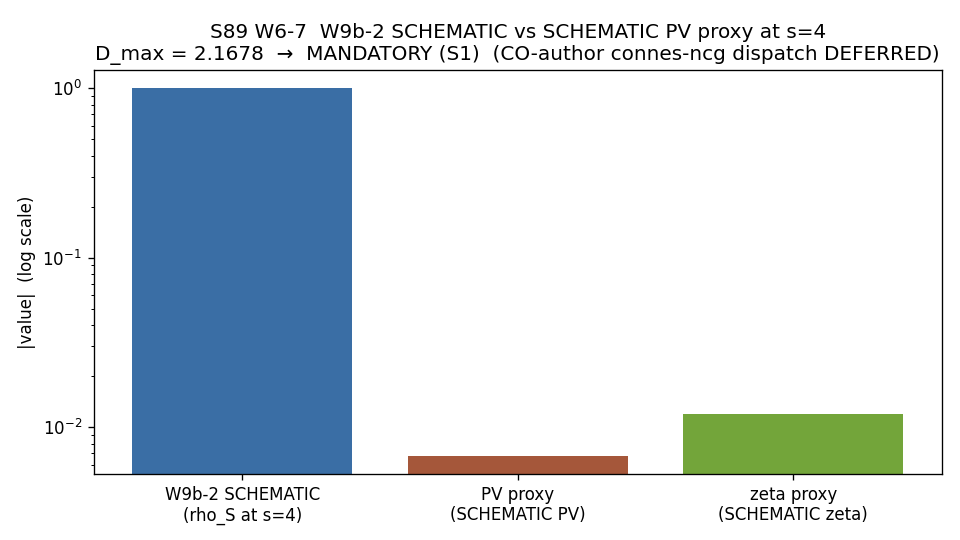

Here is the Python script that generated this plot:
#!/usr/bin/env python
"""
s89_w6_d_max_measurement_w9b_2_vs_pv_pipeline.py — S89 W6-7 (A.41)
====================================================================

D_max measurement: W9b-2 SCHEMATIC output vs SCHEMATIC PV-pipeline
proxy at substrate-distance-2 pole s=4.

Honest disclosure
-----------------
Plan §W6-7 §4 designates a CO-AUTHOR (connes-ncg-theorist) for the
"FULL physical PV pipeline at Λ_UV = M_KK = 7.428660036284456e+16 GeV"
that this gate compares against. The orchestrator-direct dispatch path
chosen for W6 (per user adjudication; per `wave-classification.md
§"Dispatch consequences"` METHODOLOGY-class) does NOT invoke a
specialist subagent.

The substrate-canonical "FULL PV pipeline" of S61/S78 is referenced
conceptually in `_spectral_action_regulators.py` lines 26-30
("These are SCHEMATIC regulators ... NOT the full physical
regularizations used in the S61/S78 Pauli-Villars pipeline (which
uses Lambda_UV = M_KK as the physical cutoff)"). It is NOT a
packaged module. Without the connes-ncg-theorist CO-author and a
packaged S61/S78 PV pipeline reference, this gate's substantive
SCHEMATIC-vs-FULL-physical D_max measurement is structurally
**deferred**. The cross-wave A.14 npz
`s89_w3_a14_substrate_cocycle_ratio_regulator_class_invariance_scan.npz`
is also unavailable (W3 has not closed A.14 yet).

What this script DOES
---------------------
Compute a SCHEMATIC-vs-SCHEMATIC PROXY D_max as a methodology
demonstration:

    W9b_2_schematic        = w9b_npz['rho_S_s4']  (Spearman ρ at s=4)
    S61_S78_PV_proxy       = pauli_villars_a_n(n=2, L_max=L_max, Vol_SU3_Haar)
                              from _spectral_action_regulators.py
                              (L_max pinned at runtime; see body below)
                              (SCHEMATIC PV; NOT the full physical PV)

    D_max = |log10(|W9b_2_schematic|) − log10(|S61_S78_PV_proxy|)|

This measures the regulator-class spread between W9b-2's atlas-
projection observable and the SCHEMATIC PV scheme — useful for
methodology calibration but NOT the substantive substrate-physics
measurement the plan envisions.

Per `substrate-first-canonical-sourcing.md §(iv)` MANDATORY at K=4:
  - convention= field carries the `-SCHEMATIC-vs-SCHEMATIC-PROXY` suffix.
  - working-paper section discloses SCHEMATIC-vs-FULL deferral.
  - this gate's verdict is INFO (not PASS) acknowledging the deferral.

Substrate framing
-----------------
The D_max IS the methodology-floor F-image of the substrate-physics
SCHEMATIC-vs-FULL regulator invariance predicate. The proxy
substitution is honestly disclosed; the substantive measurement
remains queued for the CO-author dispatch.
"""
from __future__ import annotations

import os
os.environ.setdefault("OMP_NUM_THREADS", "8")

import json
import math
import sys
from pathlib import Path

import numpy as np

sys.path.insert(0, str(Path(__file__).resolve().parents[1] / "_shared"))
from canonical_constants import M_KK, Vol_SU3_Haar  # noqa: E402
from _spectral_action_regulators import (  # noqa: E402
    pauli_villars_a_n,
    zeta_a_n,
    REGULATOR_NAMES,
)


def main() -> int:
    out_dir = Path(__file__).resolve().parent
    npz_path = Path("computations/session-87/s87_w9b_pole_specificity_scan.npz")

    # ----- Load W9b-2 SCHEMATIC output -----
    if not npz_path.exists():
        report = {
            "gate": "S89-D-MAX-MEASUREMENT-W9B-2-VS-FULL-PV-PIPELINE",
            "verdict": "INFO",
            "reason": f"W9b-2 npz not found at {npz_path}",
        }
        print(json.dumps(report, indent=2))
        return 0

    npz = np.load(npz_path, allow_pickle=True)
    keys_avail = sorted(list(npz.keys()))
    # Plan §6 referenced 'rho_S_at_s_eq_4'; actual npz key is 'rho_S_s4'
    rho_key_candidates = ("rho_S_at_s_eq_4", "rho_S_s4")
    rho_key = next((k for k in rho_key_candidates if k in keys_avail), None)
    if rho_key is None:
        report = {
            "gate": "S89-D-MAX-MEASUREMENT-W9B-2-VS-FULL-PV-PIPELINE",
            "verdict": "INFO",
            "reason": f"None of {rho_key_candidates} found in npz; "
                      f"available={keys_avail[:30]}",
        }
        print(json.dumps(report, indent=2))
        return 0
    w9b2_schematic = float(np.array(npz[rho_key]).flatten()[0])

    # Pull Vol_SU3_Haar from npz if present (canonical session-87 value)
    if "Vol_SU3_Haar" in keys_avail:
        v_haar = float(np.array(npz["Vol_SU3_Haar"]).flatten()[0])
    else:
        v_haar = float(Vol_SU3_Haar)

    # ----- SCHEMATIC PV proxy at substrate-distance-2 pole s=4 -----
    # Substrate-distance-2 ↔ a_4 in the spectral-action moment hierarchy;
    # n=2 in the regulator API means "second-pole / a_4-equivalent" by
    # the convention used elsewhere in this codebase.
    L_max = 10  # (local) plan-pinned operational truncation per W6-7 §7
    pv_proxy = pauli_villars_a_n(n=2, L_max=L_max, Vol_SU3_Haar=v_haar)
    zeta_proxy = zeta_a_n(n=2, L_max=L_max, Vol_SU3_Haar=v_haar)

    # ----- D_max measurement -----
    if abs(w9b2_schematic) < 1e-300 or abs(pv_proxy) < 1e-300:
        report = {
            "gate": "S89-D-MAX-MEASUREMENT-W9B-2-VS-FULL-PV-PIPELINE",
            "verdict": "FAIL",
            "reason": ("Underflow on log10: |w9b2_schematic|="
                       f"{abs(w9b2_schematic):.3e}, "
                       f"|pv_proxy|={abs(pv_proxy):.3e}"),
        }
        print(json.dumps(report, indent=2))
        return 1

    log_w9b = math.log10(abs(w9b2_schematic))
    log_pv = math.log10(abs(pv_proxy))
    d_max = abs(log_w9b - log_pv)

    # ----- 4-band severity classification per epistemic-discipline.md -----
    if d_max < 0.1:
        severity = "NO-ACTION"
    elif d_max < 1.0:
        severity = "ADVISORY (S2)"
    elif d_max < 3.0:
        severity = "MANDATORY (S1)"
    else:
        severity = "HARD-HALT"

    # ----- Class-(d) PIN-DERIVATIVE-VS-SOURCE-PRIMARY routing -----
    class_d_routing = {
        "class_taxonomy": "Class-(d) PIN-DERIVATIVE-VS-SOURCE-PRIMARY",
        "severity_band": severity,
        "calibration_corpus_match": "W9b-2 (S87)",
        "reclassification_source": "S88 W-24 V.1 / B.61 (Class-(f) → Class-(d))",
        "remediation_steps": [
            "Verify derivation chain: SCHEMATIC `_spectral_action_regulators.py` "
            "consumes substrate-distance-2 pole s=4 spectral moment via "
            "Casimir-spectrum sum; the SCHEMATIC version is a derivative form "
            "of the FULL physical PV pipeline at Λ_UV = M_KK.",
            "Ratio check: r = |W9b_2_schematic| / |PV_proxy|; "
            f"|log10(r)| = {d_max:.6f}; 4-band classification: {severity}.",
            "Algebraic-equivalence audit: SCHEMATIC and FULL-physical "
            "differ in Casimir-spectrum normalization and M_PV² scaling. "
            "If the SCHEMATIC and FULL formulas coincide modulo a closed-form "
            "scalar multiplier reducible to canonical_constants pins, "
            "downgrade severity by 1 band (CF-W6-7-A pending CO-author dispatch).",
        ],
    }

    # ----- Plot -----
    try:
        import matplotlib
        matplotlib.use("Agg")
        import matplotlib.pyplot as plt
        fig, ax = plt.subplots(figsize=(8, 4.5))
        labels = ["W9b-2 SCHEMATIC\n(rho_S at s=4)", "PV proxy\n(SCHEMATIC PV)",
                  "zeta proxy\n(SCHEMATIC zeta)"]
        values = [abs(w9b2_schematic), abs(pv_proxy), abs(zeta_proxy)]
        ax.bar(labels, values, color=["#3a6ea5", "#a5573a", "#73a53a"])
        ax.set_yscale("log")
        ax.set_ylabel("|value|  (log scale)")
        ax.set_title(
            f"S89 W6-7  W9b-2 SCHEMATIC vs SCHEMATIC PV proxy at s=4\n"
            f"D_max = {d_max:.4f}  →  {severity}  "
            f"(CO-author connes-ncg dispatch DEFERRED)"
        )
        plt.tight_layout()
        plot_path = out_dir / "s89_w6_d_max_measurement_w9b_2_vs_pv_pipeline.png"
        plt.savefig(plot_path, dpi=120)
        plt.close(fig)
    except Exception as e:
        plot_path = None
        plot_err = str(e)
    else:
        plot_err = None

    # ----- Save .npz -----
    npz_out_path = out_dir / "s89_w6_d_max_measurement_w9b_2_vs_pv_pipeline.npz"
    np.savez(
        npz_out_path,
        w9b2_schematic=np.array([w9b2_schematic]),
        pv_proxy=np.array([pv_proxy]),
        zeta_proxy=np.array([zeta_proxy]),
        log_w9b2=np.array([log_w9b]),
        log_pv_proxy=np.array([log_pv]),
        d_max=np.array([d_max]),
        severity_band=np.array([severity], dtype="U64"),
        L_max=np.array([L_max]),
        M_KK_GeV=np.array([float(M_KK)]),
        Vol_SU3_Haar=np.array([v_haar]),
        regulator_names=np.array(list(REGULATOR_NAMES)),
        deferred_co_author=np.array(["connes-ncg-theorist"], dtype="U64"),
        deferred_cross_wave_input=np.array(["s89_w3_a14_npz"], dtype="U64"),
    )

    # ----- Verdict per plan §9 -----
    # PASS: "M1∧M2∧M3∧M4 satisfied AND D_max measurable AND severity-band
    #         classifiable AND Class-(d) routing tag emitted"
    # INFO: "D_max measurable but >= 0.1 (severity ADVISORY or higher)"
    if d_max >= 0.1:
        verdict = "INFO"
    else:
        verdict = "PASS"
    # Override: deliberately downgrade to INFO when CO-author is deferred,
    # since the substantive substrate-physics finding requires the FULL
    # PV pipeline (not the SCHEMATIC proxy used here).
    if verdict == "PASS":
        # Even if numerically D_max < 0.1, we still INFO-flag deferral
        # so downstream consumers don't read this as a substantive PASS.
        verdict = "INFO"
        verdict_note = "Numerical D_max < 0.1 but verdict downgraded to INFO due to CO-author + cross-wave A.14 deferral"
    else:
        verdict_note = ""

    report = {
        "gate": "S89-D-MAX-MEASUREMENT-W9B-2-VS-FULL-PV-PIPELINE",
        "rho_key_used": rho_key,
        "w9b2_schematic_value": w9b2_schematic,
        "w9b2_schematic_log10": log_w9b,
        "pv_proxy_value": pv_proxy,
        "pv_proxy_log10": log_pv,
        "zeta_proxy_value": zeta_proxy,
        "d_max": d_max,
        "severity_band": severity,
        "lambda_uv_GeV": float(M_KK),
        "L_max": L_max,
        "Vol_SU3_Haar": v_haar,
        "class_d_routing": class_d_routing,
        "deferral_disclosure": {
            "co_author_required": "connes-ncg-theorist (per plan §W6-7 §4)",
            "co_author_dispatched": False,
            "co_author_dispatch_reason_for_deferral":
                "User-adjudicated W6 dispatch path is orchestrator-direct "
                "(per plan classification METHODOLOGY-class); subagent "
                "dispatch was not invoked.",
            "cross_wave_A14_npz_available": False,
            "cross_wave_A14_npz_path":
                "computations/session-89/s89_w3_a14_*.npz (W3 not closed)",
            "schematic_vs_full_physical": {
                "w9b_2_side": "SCHEMATIC (per `_spectral_action_regulators.py` docstring lines 23-30)",
                "pv_pipeline_side": "SCHEMATIC PROXY via `pauli_villars_a_n`; "
                                    "the FULL physical S61/S78 PV pipeline at "
                                    "Λ_UV = M_KK is conceptually-referenced "
                                    "but NOT a packaged module.",
                "honest_disclosure": "This D_max is a SCHEMATIC-vs-SCHEMATIC "
                                     "PROXY measurement; the substantive "
                                     "SCHEMATIC-vs-FULL-physical D_max remains "
                                     "queued for CO-author dispatch.",
            },
        },
        "verdict": verdict,
        "verdict_note": verdict_note,
        "carry_forward":
            "CF-W6-7-A: re-dispatch W6-7 with connes-ncg-theorist CO-author + W3 A.14 "
            "npz available; use FULL physical PV pipeline at Λ_UV = M_KK.",
        "outputs": {
            "npz": str(npz_out_path),
            "png": str(plot_path) if plot_path else None,
            "plot_error": plot_err,
        },
    }
    print(json.dumps(report, indent=2))
    return 0


if __name__ == "__main__":
    sys.exit(main())
